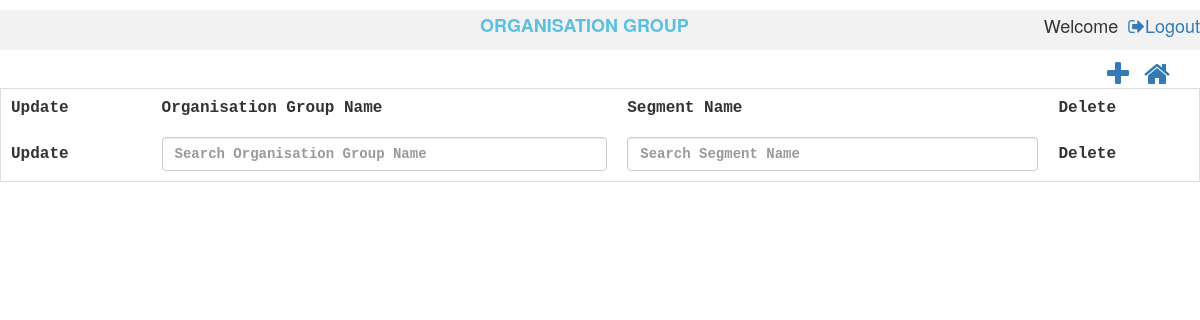
Page /controllers/organisationGroup.php on the earlier database version.
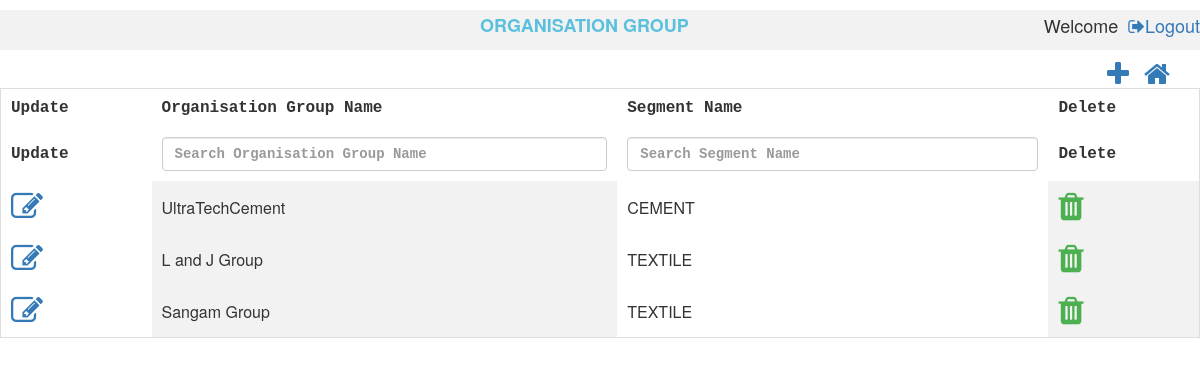
Same page on the later database version.
### tables this page shows
CREATE TABLE `tbl_organisation_group` (
  `nid` int(10) NOT NULL,
  `ninternal_id` int(10) NOT NULL,
  `norg_group_id` int(10) NOT NULL,
  `corg_group_name` varchar(50) NOT NULL,
  `nsegment_id` int(10) NOT NULL,
  `isAvailable` bit(1) NOT NULL,
  `isActive` bit(1) NOT NULL,
  `dcreated_date` datetime NOT NULL,
  `dupdated_date` datetime NOT NULL
);

CREATE TABLE `tbl_segment` (
  `nid` int(10) NOT NULL,
  `nsegment_id` int(10) NOT NULL,
  `csegment_name` varchar(50) NOT NULL,
  `isActive` bit(1) NOT NULL,
  `isAvailable` bit(1) NOT NULL,
  `dcreated_date` datetime NOT NULL,
  `dupdated_date` datetime NOT NULL,
  `ninternal_id` int(11) DEFAULT NULL
);

### controllers/organisationGroup.php (the view, shortened to what this page needs)
<html>
<head>
    <link rel="stylesheet" href="../css/theme.css">
    <link rel="stylesheet" href="https://cdn.datatables.net/1.10.22/css/jquery.dataTables.min.css">
    <link rel="stylesheet" href="https://cdnjs.cloudflare.com/ajax/libs/font-awesome/4.7.0/css/font-awesome.min.css">
    <link rel="stylesheet" href="https://maxcdn.bootstrapcdn.com/bootstrap/3.4.1/css/bootstrap.min.css">
</head>
<h5>
    <div style="background-color: #f2f2f2;width: 100%;height: 40px;font-size: large;padding-top:0.5%">
        <b style="margin-left: 40%;color:#5bc0de ">ORGANISATION GROUP</b>
        <a style="float:right;margin-left: 10px" href="../logout.php"><i class="fa fa-sign-out" ></i>Logout</a>
        <div style="float: right"> <?php echo "Welcome " .$_SESSION['username'] ; ?></div>
    </div>
</h5><div class="container">
    <a style="float:right;margin-left: 15px;" href="../dashboard.php"><i class="fa fa-home fa-2x"></i></a>
    <a style="float:right" href="#organisation_group_modal" data-toggle="modal" id='add' data-id="1"><i class="fa fa-plus fa-2x"
                                                                                                  aria-hidden="true"></i></a>
</div>
<?php
$conn = OpenCon();
$sql = "SELECT og.ninternal_id,og.norg_group_id,og.corg_group_name,s.csegment_name,og.isAvailable
        FROM tbl_organisation_group As og
        Join tbl_segment AS s
        ON og.nsegment_id=s.ninternal_id
        WHERE og.isAvailable=1;";
$retval = mysqli_query($conn, $sql);
echo "<table id='organisationGroupTable'  name='organisationGroupTable' >
            <thead>
            <tr>
            <th style='display:none;'>INTERNAL ID</th>
            <th style='display:none;'>ORG GROUP ID</th>
            <th>Update</th>
            <th>Organisation Group Name</th>
            <th>Segment Name</th>
             <th>Delete</th>
            </tr>
            </thead>
                   <tbody>
            ";
while ($row = mysqli_fetch_array($retval, MYSQLI_ASSOC)) {
    echo "<tr>";
    echo "<td ><a  href='#organisation_group_modal' data-toggle='modal' class='updateClass' data-id='2'><i class='fa fa-edit fa-2x'></i></a></td>";
    echo "<td>" . $row['corg_group_name'] . "</td>";
    echo "<td>" . $row['csegment_name'] . "</td>";
    echo "<td class='action-delete'><i class='fa fa-trash fa-2x' style='color:#4caf50;'</i></td>";
    echo "</tr>";
}
echo "</tbody></table>";
?>
</html>

Differences in the rows shown:
added tbl_organisation_group: corg_group_name "UltraTechCement", tbl_segment.csegment_name "CEMENT"
added tbl_organisation_group: corg_group_name "L and J Group", tbl_segment.csegment_name "TEXTILE"
added tbl_organisation_group: corg_group_name "Sangam Group", tbl_segment.csegment_name "TEXTILE"
